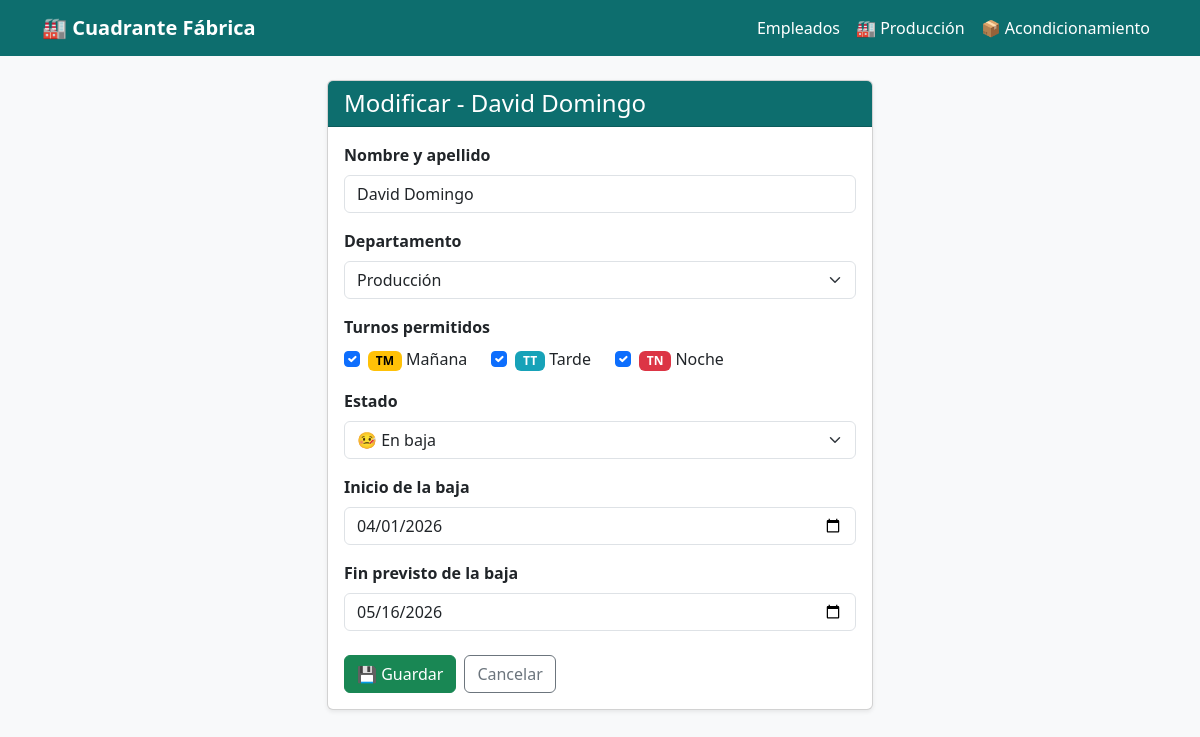
The page /employees/1/edit/ on the database as committed earlier.
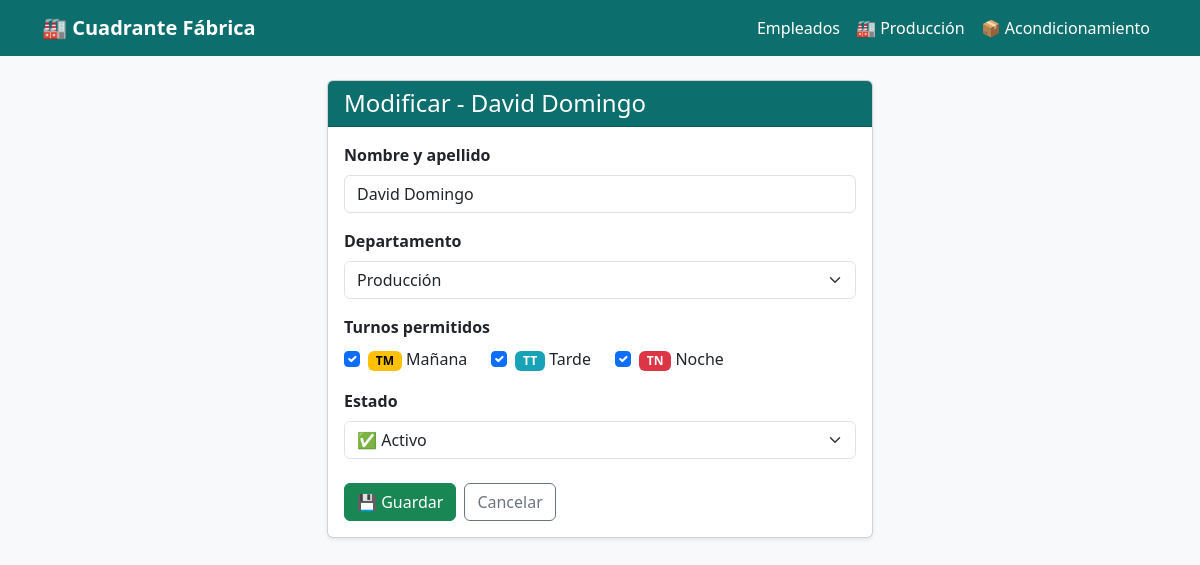
The same page on the database as committed later.
### employees/models.py (models this page shows, shortened)
class Employee(models.Model):
    DEPARTAMENTO_CHOICES = [
        ('produccion',        'Producción'),
        ('acondicionamiento', 'Acondicionamiento'),
    ]
    name           = models.CharField(max_length=100)
    departamento   = models.CharField(max_length=20, choices=DEPARTAMENTO_CHOICES, default='produccion')
    puede_TM       = models.BooleanField(default=True, verbose_name='TM')
    puede_TT       = models.BooleanField(default=True, verbose_name='TT')
    puede_TN       = models.BooleanField(default=True, verbose_name='TN')
    en_baja        = models.BooleanField(default=False, verbose_name='En baja')
    baja_inicio    = models.DateField(null=True, blank=True, verbose_name='Inicio baja')
    baja_fin       = models.DateField(null=True, blank=True, verbose_name='Fin baja')
    class Meta:
        ordering = ['departamento', 'name']

### employees/views.py (the view, shortened to what this page needs)
# urls.py: path('<int:pk>/edit/',   views.employee_edit,   name='employee_edit'),
def employee_edit(request, pk):
    employee = get_object_or_404(Employee, pk=pk)
    old_en_baja    = employee.en_baja
    old_baja_inicio = employee.baja_inicio
    form = EmployeeForm(request.POST or None, instance=employee)
    return render(request, 'employees/employee_form.html', {
        'form':  form,
        'title': f'Modificar - {employee.name}',
    })

### employees/templates/employees/employee_form.html (shortened to what this page needs)
{% extends 'base.html' %}
{% block content %}
<div class="row justify-content-center">
  <div class="col-md-6">
    <div class="card shadow-sm">
      <div class="card-header" style="background-color:#0d6e6e; color:white;">
        <h4 class="mb-0">{{ title }}</h4>
      </div>
      <div class="card-body">
        <form method="post">
          <div class="mb-3">
            <label class="form-label fw-bold">Nombre y apellido</label>
            {{ form.name }}
          </div>
          <div class="mb-3">
            <label class="form-label fw-bold">Departamento</label>
            {{ form.departamento }}
          </div>
          <div class="mb-3">
            <label class="form-label fw-bold d-block">Turnos permitidos</label>
            <div class="d-flex gap-4 mt-2">
              <div class="form-check">
                {{ form.puede_TM }}
                <label class="form-check-label">
                  <span class="badge" style="background-color:#ffc107; color:#000;">TM</span> Mañana
                </label>
              </div>
              <div class="form-check">
                {{ form.puede_TT }}
                <label class="form-check-label">
                  <span class="badge" style="background-color:#17a2b8; color:#fff;">TT</span> Tarde
                </label>
              </div>
              <div class="form-check">
                {{ form.puede_TN }}
                <label class="form-check-label">
                  <span class="badge" style="background-color:#dc3545; color:#fff;">TN</span> Noche
                </label>
              </div>
            </div>
          </div>
          <div class="mb-3">
            <label class="form-label fw-bold">Estado</label>
            <select name="estado" class="form-select" id="estado-select">
              <option value="activo" {% if not form.instance.en_baja %}selected{% endif %}>✅ Activo</option>
              <option value="baja"   {% if form.instance.en_baja %}selected{% endif %}>🤒 En baja</option>
            </select>
          </div>
          <div id="baja-fechas" style="display:{% if form.instance.en_baja %}block{% else %}none{% endif %};">
            <div class="mb-3">
              <label class="form-label fw-bold">Inicio de la baja</label>
              {{ form.baja_inicio }}
            </div>
            <div class="mb-3">
              <label class="form-label fw-bold">Fin previsto de la baja</label>
              {{ form.baja_fin }}
            </div>
          </div>
          <div class="d-flex gap-2 mt-4">
            <button type="submit" class="btn btn-success">💾 Guardar</button>
            <a href="{% url 'employee_list' %}" class="btn btn-outline-secondary">Cancelar</a>
          </div>
        </form>
      </div>
    </div>
  </div>
</div>
{% endblock %}

Rows that differ between the two databases and show on the page:
changed Employee "David Domingo": estado "🤒 En baja" → "✅ Activo"; en_baja True → False (drawn); baja_inicio "04/01/2026" → (not shown); baja_fin "05/16/2026" → (not shown)
Other text that changed with them:
text no longer shown: "Inicio de la baja Fin previsto de la baja"
